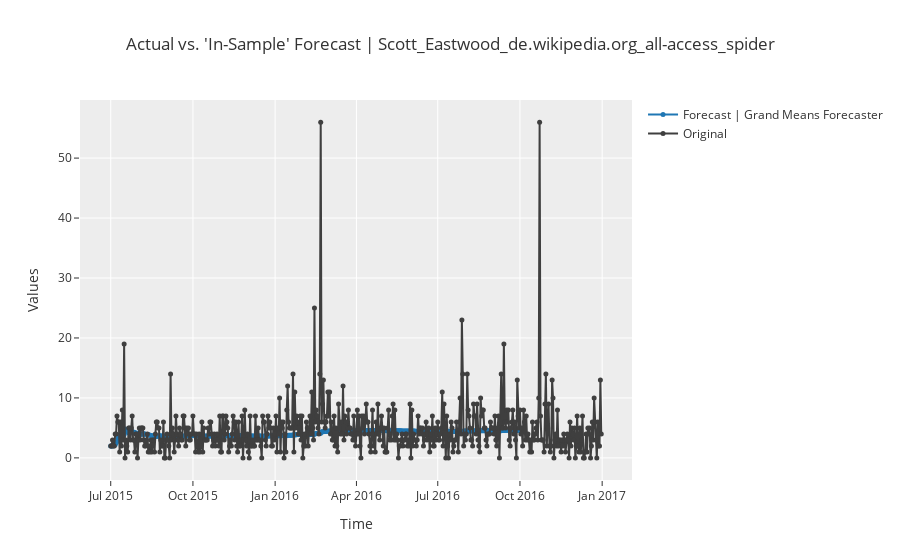

Source (notebook cell):
### Code cell
# in-sample plot
plot_model(tuned_best, plot = 'insample')

### Figure 1 — Plotly figure (JSON) as saved in the notebook; plotly's stock layout.template omitted (floating-point values rounded to 4 significant figures; data arrays with more than 128 entries replaced by an {"elided": "..."} marker saying what was removed)
{"data": [{"line": {"color": "#1f77b4"}, "marker": {"size": 5}, "mode": "lines+markers", "name": "Forecast | Grand Means Forecaster", "showlegend": true, "type": "scatter", "x": {"elided": "460 str values"}, "y": {"elided": "460 float values"}}, {"marker": {"color": "#3f3f3f", "size": 5}, "mode": "lines+markers", "name": "Original", "showlegend": true, "type": "scatter", "x": {"elided": "550 str values"}, "y": {"elided": "550 int values"}}], "layout": {"showlegend": true, "title": {"text": "Actual vs. 'In-Sample' Forecast | Scott_Eastwood_de.wikipedia.org_all-access_spider"}, "xaxis": {"title": {"text": "Time"}}, "yaxis": {"title": {"text": "Values"}}}}
